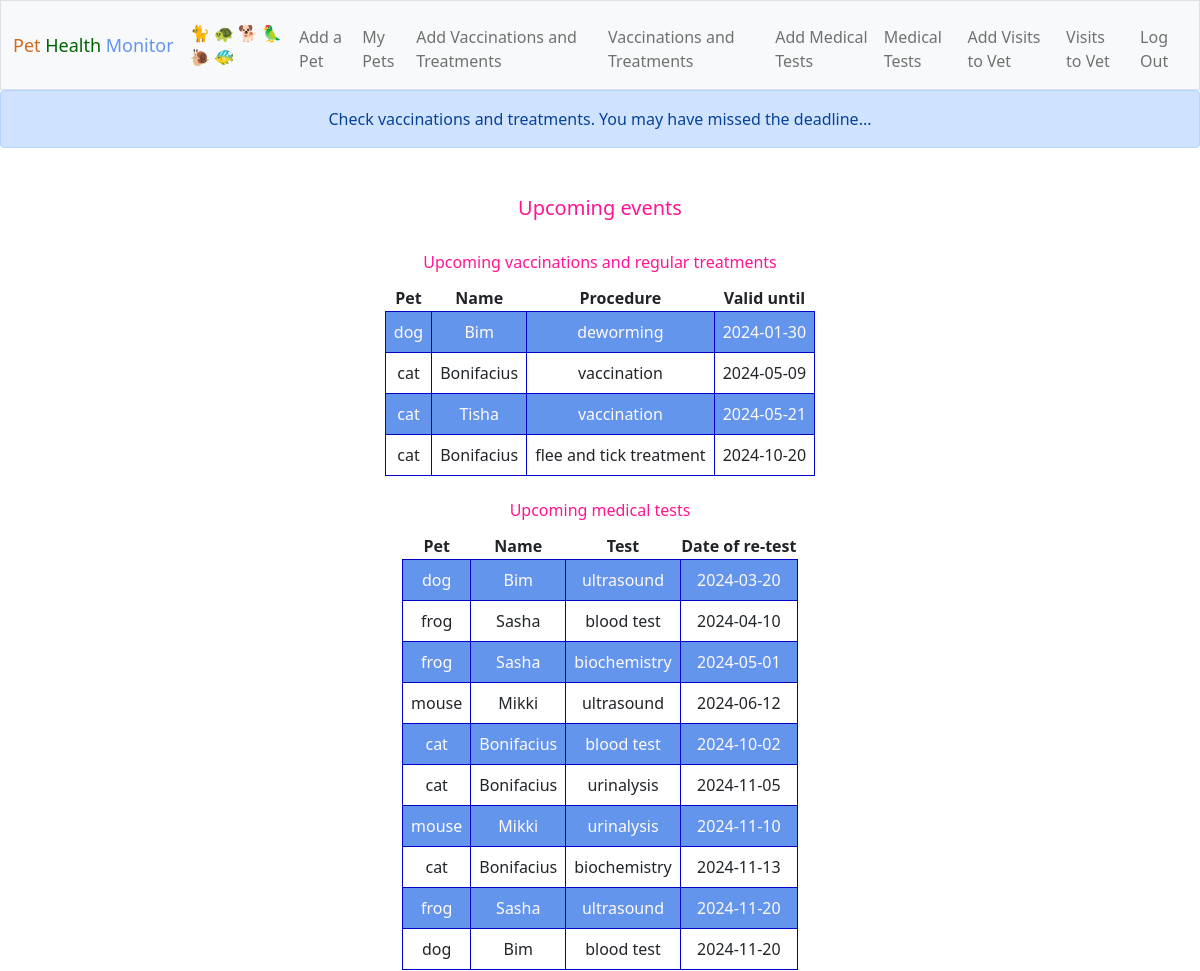
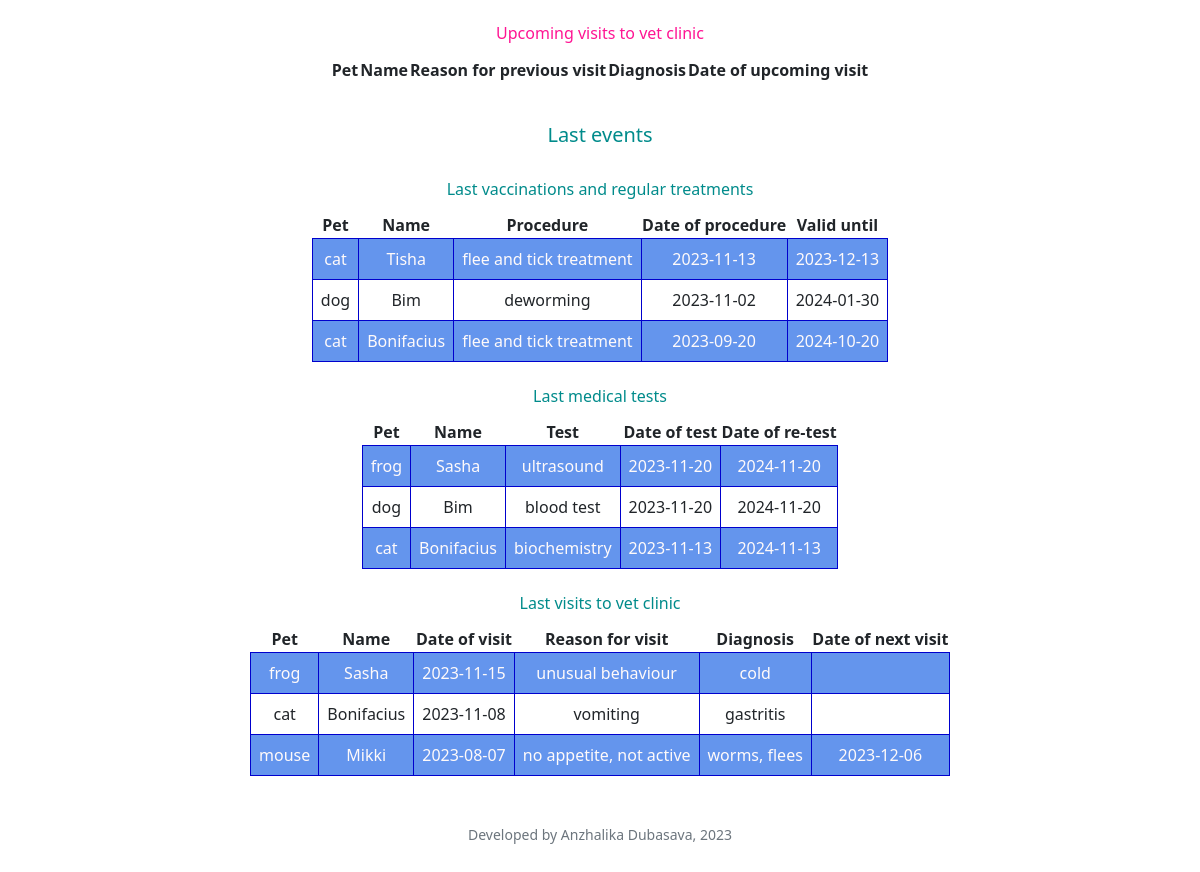
The page / (signed in) on the database its author committed (2 pictures, top to bottom).
### tables this page shows
CREATE TABLE treatments (user_id INTEGER, pet_id INTEGER, id INTEGER PRIMARY KEY AUTOINCREMENT NOT NULL,  procedure TEXT NOT NULL, drug TEXT NOT NULL, date_of_procedure DATE, valid_until DATE, FOREIGN KEY(user_id) REFERENCES users(id), FOREIGN KEY(pet_id) REFERENCES pets(pet_id));

CREATE TABLE pets (user_id INTEGER, pet_id INTEGER PRIMARY KEY AUTOINCREMENT NOT NULL, type TEXT NOT NULL, name TEXT NOT NULL, date_of_birth DATE, FOREIGN KEY(user_id) REFERENCES users(id));

CREATE TABLE tests (user_id INTEGER, pet_id INTEGER, id INTEGER PRIMARY KEY AUTOINCREMENT,  test TEXT, reason TEXT, url TEXT, comments TEXT, date_of_test DATE, date_next DATE, FOREIGN KEY(user_id) REFERENCES users(id), FOREIGN KEY(pet_id) REFERENCES pets(pet_id));

CREATE TABLE visits (user_id INTEGER, pet_id INTEGER, id INTEGER PRIMARY KEY AUTOINCREMENT, date_of_visit DATE, clinic TEXT, veterinarian TEXT, reason TEXT, diagnosis TEXT, treatment TEXT, comments TEXT, date_next DATE, FOREIGN KEY(user_id) REFERENCES users(id), FOREIGN KEY(pet_id) REFERENCES pets(pet_id));

### app.py (the view)
@app.route("/")
@login_required
def index():
    pets = db.execute(
        "SELECT * FROM pets WHERE user_id = ?",
        session["user_id"],
    )
    if len(pets) < 1:
        info = "Welcome! Start from adding a pet!"
        return render_template("add.html", info=info)
    deadline = db.execute(
        "SELECT pets.type AS type, pets.name AS name, procedure, drug, date_of_procedure, valid_until FROM pets JOIN treatments ON treatments.pet_id = pets.pet_id WHERE pets.user_id = ? AND treatments.valid_until < (SELECT date('now')) ORDER BY valid_until",
        session["user_id"],
    )
    if len(deadline) > 0:
        proc_dead = db.execute(
            "SELECT procedure FROM pets JOIN treatments ON treatments.pet_id = pets.pet_id WHERE pets.user_id = ? AND treatments.valid_until < (SELECT date('now')) AND pets.pet_id  = (SELECT pets.pet_id FROM pets JOIN treatments ON treatments.pet_id = pets.pet_id WHERE pets.user_id = ? AND treatments.valid_until < (SELECT date('now')))",
            session["user_id"],
            session["user_id"],
        )
        proc_n = db.execute(
            "SELECT procedure FROM pets JOIN treatments ON treatments.pet_id = pets.pet_id WHERE pets.user_id = ? AND treatments.valid_until > (SELECT date('now')) AND pets.pet_id  = (SELECT pets.pet_id FROM pets JOIN treatments ON treatments.pet_id = pets.pet_id WHERE pets.user_id = ? AND treatments.valid_until < (SELECT date('now')))",
            session["user_id"],
            session["user_id"],
        )
        i = 0
        for proc in range(len(proc_dead)):
            for proc2 in range(len(proc_n)):
                if (proc_dead[proc]["procedure"]) == (proc_n[proc2]["procedure"]):
                    i = i + 1
        if i < len(deadline):
            flash(
                "Check vaccinations and treatments. You may have missed the deadline..."
            )
    deadline_test = db.execute(
        "SELECT pets.type AS type, pets.name AS name, test, reason, url, date_of_test, tests.date_next FROM pets JOIN tests on tests.pet_id = pets.pet_id WHERE pets.user_id = ? AND tests.date_next < (SELECT date('now'))",
        session["user_id"],
    )
    if len(deadline_test) > 0:
        test_dead = db.execute(
            "SELECT test FROM pets JOIN tests on tests.pet_id = pets.pet_id WHERE pets.user_id = ? AND tests.date_next < (SELECT date('now')) AND pets.pet_id  = (SELECT pets.pet_id FROM pets JOIN tests on tests.pet_id = pets.pet_id WHERE pets.user_id = ? AND tests.date_next < (SELECT date('now')))",
            session["user_id"],
            session["user_id"],
        )
        test_n = db.execute(
            "SELECT test FROM pets JOIN tests on tests.pet_id = pets.pet_id WHERE pets.user_id = ? AND tests.date_next > (SELECT date('now')) AND pets.pet_id  = (SELECT pets.pet_id FROM pets JOIN tests on tests.pet_id = pets.pet_id WHERE pets.user_id = ? AND tests.date_next < (SELECT date('now')))",
            session["user_id"],
            session["user_id"],
        )
        j = 0
        for test in range(len(test_dead)):
            for test2 in range(len(test_n)):
                if (test_dead[test]["test"]) == (test_n[test2]["test"]):
                    j = j + 1
        if j < len(deadline_test):
            flash("Check medical tests. You may have missed the deadline...")
    treatments = db.execute(
        "SELECT pets.type AS type, pets.name AS name, procedure, drug, date_of_procedure, valid_until FROM pets JOIN treatments ON treatments.pet_id = pets.pet_id WHERE pets.user_id = ? AND treatments.valid_until > (SELECT date('now')) ORDER BY valid_until",
        session["user_id"],
    )
    tests = db.execute(
        "SELECT pets.type AS type, pets.name AS name, test, reason, url, date_of_test, tests.date_next FROM pets JOIN tests on tests.pet_id = pets.pet_id WHERE pets.user_id = ? AND tests.date_next > (SELECT date('now')) ORDER BY tests.date_next",
        session["user_id"],
    )
    visits = db.execute(
        "SELECT pets.type AS type, pets.name AS name, date_of_visit, reason, diagnosis, treatment, date_next FROM pets JOIN visits on visits.pet_id = pets.pet_id WHERE pets.user_id = ? AND date_next > (SELECT date('now')) ORDER BY date_next",
        session["user_id"],
    )
    last_treatments = db.execute(
        "SELECT pets.type AS type, pets.name AS name, procedure, drug, date_of_procedure, valid_until FROM pets JOIN treatments ON treatments.pet_id = pets.pet_id WHERE pets.user_id = ? ORDER BY date_of_procedure DESC LIMIT 3",
        session["user_id"],
    )
    last_tests = db.execute(
        "SELECT pets.type AS type, pets.name AS name, test, reason, url, date_of_test, tests.date_next FROM pets JOIN tests on tests.pet_id = pets.pet_id WHERE pets.user_id = ? ORDER BY tests.date_of_test DESC LIMIT 3",
        session["user_id"],
    )
    last_visits = db.execute(
        "SELECT pets.type AS type, pets.name AS name, date_of_visit, reason, diagnosis, treatment, date_next FROM pets JOIN visits on visits.pet_id = pets.pet_id WHERE pets.user_id = ? ORDER BY visits.date_of_visit DESC LIMIT 3",
        session["user_id"],
    )
    return render_template(
        "index.html",
        treatments=treatments,
        tests=tests,
        visits=visits,
        last_treatments=last_treatments,
        last_tests=last_tests,
        last_visits=last_visits,
    )

### app.py (called while the page is built)
@app.after_request
def after_request(response):
    response.headers["Cache-Control"] = "no-cache, no-store, must-revalidate"
    response.headers["Expires"] = 0
    response.headers["Pragma"] = "no-cache"
    return response

### helpers.py (called while the page is built)
def login_required(f):
    @wraps(f)
    def decorated_function(*args, **kwargs):
        if session.get("user_id") is None:
            return redirect("/login")
        return f(*args, **kwargs)
    return decorated_function

### templates/index.html (shortened to what this page needs)
{% extends "layout.html" %}
{% block main %}
<h5 id="h5_up">Upcoming events</h5>
<h6 id="h6_up">Upcoming vaccinations and regular treatments</h6>
<table>
    <thead>
        <tr>
            <th>Pet</th>
            <th>Name</th>
            <th>Procedure</th>
            <th>Valid until</th>
        </tr>
    </thead>
    <tbody>
        {% for treatment in treatments %}
        <tr id="abc">
            <td>{{ treatment.type }}</td>
            <td>{{ treatment.name }}</td>
            <td>{{ treatment.procedure }}</td>
            <td>{{ treatment.valid_until }}</td>
        </tr>
        {% endfor %}
    </tbody>
</table>
<h6 id="h6_up">Upcoming medical tests</h6>
<table>
    <thead>
        <tr>
            <th>Pet</th>
            <th>Name</th>
            <th>Test</th>
            <th>Date of re-test</th>
        </tr>
    </thead>
    <tbody>
        {% for test in tests %}
        <tr id="abc">
            <td>{{ test.type }}</td>
            <td>{{ test.name }}</td>
            <td>{{ test.test }}</td>
            <td>{{ test.date_next }}</td>
        </tr>
        {% endfor %}
    </tbody>
</table>
<h6 id="h6_up">Upcoming visits to vet clinic</h6>
<table>
    <thead>
        <tr>
            <th>Pet</th>
            <th>Name</th>
            <th>Reason for previous visit</th>
            <th>Diagnosis</th>
            <th>Date of upcoming visit</th>
        </tr>
    </thead>
</table>
<h5 id="h5_last">Last events</h5>
<h6 id="h6_last">Last vaccinations and regular treatments</h6>
<table>
    <thead>
        <tr>
            <th>Pet</th>
            <th>Name</th>
            <th>Procedure</th>
            <th>Date of procedure</th>
            <th>Valid until</th>
        </tr>
    </thead>
    <tbody>
        {% for last_treatment in last_treatments %}
        <tr id="abc">
            <td>{{ last_treatment.type }}</td>
            <td>{{ last_treatment.name }}</td>
            <td>{{ last_treatment.procedure }}</td>
            <td>{{ last_treatment.date_of_procedure }}</td>
            <td>{{ last_treatment.valid_until }}</td>
        </tr>
        {% endfor %}
    </tbody>
</table>
<h6 id="h6_last">Last medical tests</h6>
<table>
    <thead>
        <tr>
            <th>Pet</th>
            <th>Name</th>
            <th>Test</th>
            <th>Date of test</th>
            <th>Date of re-test</th>
        </tr>
    </thead>
    <tbody>
        {% for last_test in last_tests %}
        <tr id="abc">
            <td>{{ last_test.type }}</td>
            <td>{{ last_test.name }}</td>
            <td>{{ last_test.test }}</td>
            <td>{{ last_test.date_of_test }}</td>
            <td>{{ last_test.date_next }}</td>
        </tr>
        {% endfor %}
    </tbody>
</table>
<h6 id="h6_last">Last visits to vet clinic</h6>
<table>
    <thead>
        <tr>
            <th>Pet</th>
            <th>Name</th>
            <th>Date of visit</th>
            <th>Reason for visit</th>
            <th>Diagnosis</th>
            <th>Date of next visit</th>
        </tr>
    </thead>
    <tbody>
        {% for last_visit in last_visits %}
        <tr id="abc">
            <td>{{ last_visit.type }}</td>
            <td>{{ last_visit.name }}</td>
            <td>{{ last_visit.date_of_visit }}</td>
            <td>{{ last_visit.reason }}</td>
            <td>{{ last_visit.diagnosis }}</td>
            <td>{{ last_visit.date_next }}</td>
        </tr>
        {% endfor %}
    </tbody>
</table>
{% endblock %}

### templates/layout.html (shortened to what this page needs)
<!DOCTYPE html>
<html lang="en">
    <head>
        <link href="https://cdn.jsdelivr.net/npm/bootstrap@5.1.3/dist/css/bootstrap.min.css" rel="stylesheet">
        <link href="/static/style.css" rel="stylesheet">
    </head>
    <body>
        <nav class="bg-light border navbar navbar-expand-md navbar-light">
            <div class="container-fluid">
                <a class="navbar-brand" href="/"><span style="color: #D2691E">Pet</span> <span style="color: #006400">Health</span> <span style="color: #6495ED">Monitor</span></a>
                &#128008; &#128034; &#128021;
                &#129436; &#128012; &#128032;
                <div class="collapse navbar-collapse" id="navbar">
                    {% if session["user_id"] %}
                        <ul class="navbar-nav me-auto mt-2">
                            <li class="nav-item"><a class="nav-link" href="/add">Add a Pet</a></li>
                            <li class="nav-item"><a class="nav-link" href="/pets">My Pets</a></li>
                            <li class="nav-item"><a class="nav-link" href="/add_treat">Add Vaccinations and Treatments</a></li>
                            <li class="nav-item"><a class="nav-link" href="/treat">Vaccinations and Treatments</a></li>
                            <li class="nav-item"><a class="nav-link" href="/add_tests">Add Medical Tests</a></li>
                            <li class="nav-item"><a class="nav-link" href="/tests">Medical Tests</a></li>
                            <li class="nav-item"><a class="nav-link" href="/add_history">Add Visits to Vet</a></li>
                            <li class="nav-item"><a class="nav-link" href="/history">Visits to Vet</a></li>
                        </ul>
                        <ul class="navbar-nav ms-auto mt-2">
                            <li class="nav-item"><a class="nav-link" href="/logout">Log Out</a></li>
                        </ul>
                    {% else %}
                        <ul class="navbar-nav ms-auto mt-2">
                            <li class="nav-item"><a class="nav-link" href="/register">Register</a></li>
                            <li class="nav-item"><a class="nav-link" href="/login">Log In</a></li>
                        </ul>
                    {% endif %}
                </div>
            </div>
        </nav>
        {% if get_flashed_messages() %}
            <header>
                <div class="alert alert-primary mb-0 text-center" role="alert">
                    {{ get_flashed_messages() | join(" ") }}
                </div>
            </header>
        {% endif %}
        <main class="container-fluid py-5 text-center">
            {% block main %}{% endblock %}
        </main>
        <footer class="mb-5 small text-center text-muted">
Developed by Anzhalika Dubasava, 2023
        </footer>
    </body>
</html>

### static/style.css (style rules this page uses)
nav .navbar-brand { font-size: large; }
table { margin: auto; white-space: nowrap; }
td { border: 0.5px solid #0000CD; padding: 8px; }
h6 { padding-top: 20px; color: #FF1493; padding-bottom: 0px; }
#h5_up { padding-top: 0px; color: #FF1493; padding-bottom: 0px; }
#h5_last { padding-top: 40px; color: #008B8B; padding-bottom: 0px; }
#h6_up { padding-top: 25px; color: #FF1493; padding-bottom: 5px; }
#h6_last { padding-top: 25px; color: #008B8B; padding-bottom: 5px; }
#abc:nth-child(odd) { background-color : #6495ED; color: #FFFAFA; border: 0.5px solid #6495ED; }
#abc:nth-child(even) { border: 0.5px solid #6495ED; }

### rows shown on the page
treatments: type "dog", name "Bim", procedure "deworming", valid_until "2024-01-30", date_of_procedure "2023-11-02"
treatments: type "cat", name "Bonifacius", procedure "vaccination", valid_until "2024-05-09"
treatments: type "cat", name "Tisha", procedure "vaccination", valid_until "2024-05-21"
treatments: type "cat", name "Bonifacius", procedure "flee and tick treatment", valid_until "2024-10-20", date_of_procedure "2023-09-20"
tests: type "dog", name "Bim", test "ultrasound", date_next "2024-03-20"
tests: type "frog", name "Sasha", test "blood test", date_next "2024-04-10"
tests: type "frog", name "Sasha", test "biochemistry", date_next "2024-05-01"
tests: type "mouse", name "Mikki", test "ultrasound", date_next "2024-06-12"
tests: type "cat", name "Bonifacius", test "blood test", date_next "2024-10-02"
tests: type "cat", name "Bonifacius", test "urinalysis", date_next "2024-11-05"
tests: type "mouse", name "Mikki", test "urinalysis", date_next "2024-11-10"
tests: type "cat", name "Bonifacius", test "biochemistry", date_next "2024-11-13", date_of_test "2023-11-13"
tests: type "frog", name "Sasha", test "ultrasound", date_next "2024-11-20", date_of_test "2023-11-20"
tests: type "dog", name "Bim", test "blood test", date_next "2024-11-20", date_of_test "2023-11-20"
treatments: type "cat", name "Tisha", procedure "flee and tick treatment", date_of_procedure "2023-11-13", valid_until "2023-12-13"
visits: type "frog", name "Sasha", date_of_visit "2023-11-15", reason "unusual behaviour", diagnosis "cold"
visits: type "cat", name "Bonifacius", date_of_visit "2023-11-08", reason "vomiting", diagnosis "gastritis"
visits: type "mouse", name "Mikki", date_of_visit "2023-08-07", reason "no appetite, not active", diagnosis "worms, flees", date_next "2023-12-06"

### other values the page prints
{{ get_flashed_messages() | join(" ") }} "Check vaccinations and treatments. You may have missed the deadline..."
